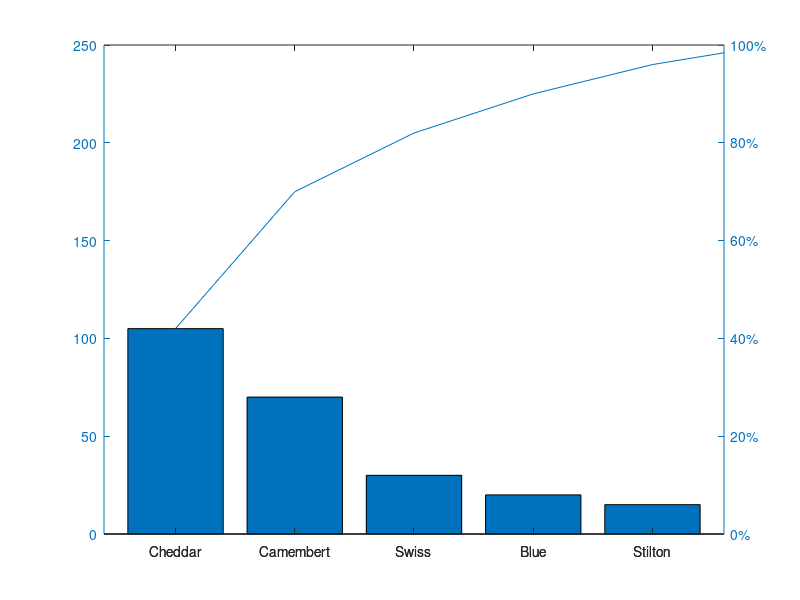
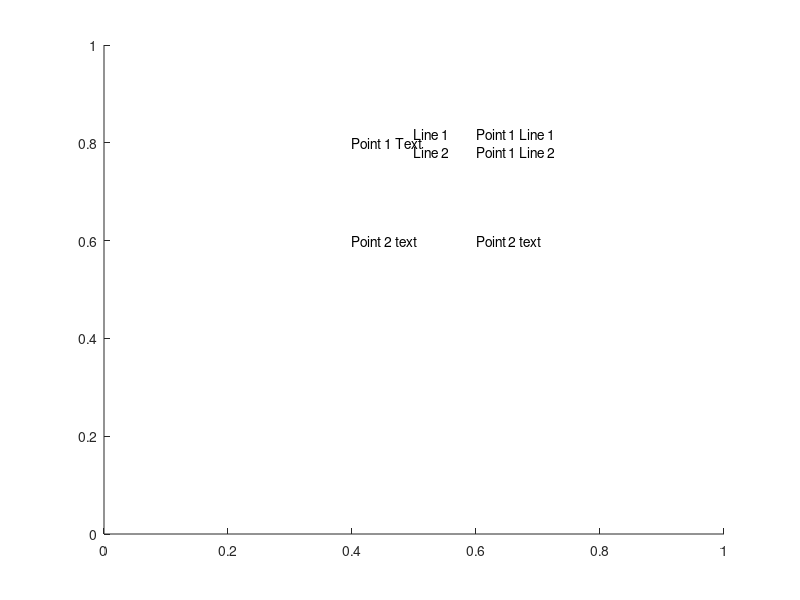

MATLAB code for these plots, in order: (Note: this script raises an error after producing the figures.)
%Cell Array Operations
clear all; close all; clc;
ca1=char({"red", "green", "", "blue"})
ca2=char([97, 98, 99], "", {"98", "99", 100}, "str1", ["ha", "lf"])
ca3=strcat({"abc","ghi"},{"def","jkl"})
ca4=strncmp("abce", {"abcd", "bca", "abc"}, 3)
ca5=strfind({"abababa", "bebebe", "ab"}, "aba")
ca6=strjoin({'Octave','Scilab','Lush','Yorick'}, '*')
ca7=strsplit("a b c")
ca8=strsplit("a,b,c", ",")
ca9=strsplit("a foo b,bar c", {" ", ",", "foo", "bar"})
ca10=strsplit ("a,,b, c", {",", " "}, "collapsedelimiters", false)
ca11=ostrsplit ("a,b,c", ",")
ca12=ostrsplit (["a,b" ; "cde"], ",")
s = { "ab"; "cd " };
strcat(s, s, s)
%Structure Arrays
x(1).a = "string1";
x(2).a = "string2";
x(1).b = 1;
x(2).b = 2;
ca13=x
ca14=x(1)
ca15=x.a
[x.a] = deal ("new string1", "new string2");
x(1).a
x(2).a
x(3:4) = x(1:2);
[x([1,3]).a] = deal("other string1", "other string2");
x.a
size(x)
in = struct("call1", {x, Inf, "last"},"call2", {x, Inf, "first"})
in(1) = [];
in.call1
%%%%%%%%%%%%%%%%%%%%%%%%
%a = "field2";
%x.a = 1;
%x.(a) = 2;
%x
%a = "long field with spaces (and funny char$)";
%x.a = 1;
%x.(a) = 2;
%x
%%%%%%%%%%%%%%%%%%%%%%%%
printf ("%s", program_name ());
arg_list = argv();
for i = 1:nargin
  printf(" %s", arg_list{i});
endfor
printf("\n");
%%%%%%%%%%%%%%%%%%%%%%%%

names = ["Bill"; "Mary"; "John"];
ages  = [37; 26; 31];
for i = 1:rows(names)
  database.(names(i,:)) = ages(i);
endfor
database
%%%%%%%%%%%%%%%%%%%%%%%%%
struct("field1", 1, "field2", 2)
s = struct("field1", {1, "one"}, "field2", {2, "two"},"field3", 3);
s.field1
s.field2
s.field3
struct ("field1", {{1, "one"}}, "field2", 2)
%%%%%%%%%%%%%%%%%%%%%%%%%%
s = struct("d", 4, "b", 2, "a", 1, "c", 3);
t1 = orderfields(s)
t = struct ("d", {}, "c", {}, "b", {}, "a", {});
t2 = orderfields (s, t)
t3 = orderfields (s, [3, 2, 4, 1])
[t4, p] = orderfields (s, {"d", "c", "b", "a"})
%%%%%%%%%%%%%%%%%%%%%%%%%%
s = struct("name", {"Peter", "Hannah", "Robert"},"age", {23, 16, 3});
c = struct2cell(s)
c(1,1,:)(:)
c(2,1,:)(:)
%%%%%%%%%%%%%%%%%%%%%%%%%%
%s.Name = "Peter";
%s.Height = 185;
%s.Age = 42;
#c = namedargs2cell(s)
%%%%%%%%%%%%%%%%%%%%%%%%%%
c = {"a string", rand(2, 2)};
c{1}
c{1:2}
c{3} = 3
%%%%%%%%%%%%%%%%%%%%%%%%%%
c = {1, 2, {31, 32}};
celldisp(c, "b")
iscell(c)
iscell(3)
%%%%%%%%%%%%%%%%%%%%%%%%%%
c = cell(2,2)
c1 = cell(3, 4, 5);
c2 = cell([3, 4, 5]);
size(c1)
%%%%%%%%%%%%%%%%%%%%%%%%%%
x = [1,2;3,4]
## each element of A becomes a 1x1 element of C
num2cell(x)
## all rows (dim 1) of A appear in each element of C
num2cell(x,1)
## all columns (dim 2) of A appear in each element of C
num2cell(x,2)
## all rows and cols appear in each element of C## (hence, only 1 output)
num2cell(x,[1, 2])
%%%%%%%%%%%%%%%%%%%%%%%%%%
x = reshape(1:12, [3, 4])'
## The 4 rows (dim1) are divided in to two cell elements
## with 2 rows each.
## The 3 cols (dim2) are divided in to three cell elements
## with 1 col each.
mat2cell(x, [2,2], [1,1,1])
## The 4 rows (dim1) are divided in to two cell elements
## with a 3/1 split.
## All columns appear in each output element.
mat2cell (x, [3,1])
%%%%%%%%%%%%%%%%%%%%%%%%%%%
c = {"1", "2", "3"; "x", "y", "z"; "4", "5", "6"};
c{2,3}
c(2,3)
c(:, [1, 3]) = {0}
c = {1, 2, 3; 4, 5, 6};
c([1, 2], :) = c([2, 1], :)
[c{[1,2], :}] = deal(c{[2, 1], :})
x = {"1", "2"; "3", "4"};
x(1, :) = []
x = {"1", "2"; "3", "4"};
x(1, :) = {[]}
%%%%%%%%%%%%%%%%%%%%%%%%%%%
a = ["hello"; "world"];
c = cellstr(a)
c = {"hello", "world"};
strcmp ("hello", c)
%%%%%%%%%%%%%%%%%%%%%%%%%%%
A = cell2struct({"Peter", "Hannah", "Robert";185, 170, 168},{"Name","Height"}, 1);
A(1)
a = {1, [2, 3], 4, 5, 6};
b = [a{1:4}]
a = {1, rand(2, 2), "three"};
b = { a{ [1, 3] } }
%%%%%%%%%%%%%%%%%%%%%%%%%%%
c = {"GNU", "Octave", "is", "Free", "Software"};
printf("%s ", c{1}, c{2}, c{3}, c{4}, c{5});
printf("%s ", c{:});
%%%%%%%%%%%%%%%%%%%%%%%%%%%
in={};
in{1} = [10, 20, 30];
in{2} = inf;
in{3} = "last";
in{4} = "first";
out = cell (4, 1);
[out{1:3}] = in{1 : 3};
[out{4:6}] = in{[1, 2, 4]}
%%%%%%%%%%%%%%%%%%%%%%%%%%%
x = ceil(randn (10, 1));
in = struct("call1", {x, 3, "last"},"call2", {x, inf, "first"});
out = struct("call1", cell (2, 1), "call2", cell (2, 1));
[out.call1] = find(in.call1);
[out.call2] = find(in.call2);
%%%%%%%%%%%%%%%%%%%%%%%%%%%
for i = {1,"two";"three",4}
 i
endfor
%%%%%%%%%%%%%%%%%%%%%%%%%%%%
function varargout = one_to_n()
for i = 1:nargout
  varargout{i} = i;
  endfor
endfunction
%%%%%%%%%%%%%%%%%%%%%%%%%%%%
function print_arguments(varargin)
  for i = 1:length(varargin)
   printf ("Input argument %d: ", i);
  disp(varargin{i});
endfor
endfunction
%%%%%%%%%%%%%%%%%%%%%%%%%%%%
%xlabel ('{\bf H} = a {\bf V}')
%%%%%%%%%%%%%%%%%%%%%%%%%%%%%
##y = resize(x, dv)
##%is equivalent to the following code:
##y = zeros(dv, class (x));
##sz = min(dv, size (x));
##for i = 1:length(sz)
##  idx{i} = 1:sz(i);
##endfor
##y(idx{:}) = x(idx{:});
%%%%%%%%%%%%%%%%%%%%%%%%%%
cellfun("atan2", {1, 0}, {0, 1})
%%%%%%%%%%%%%%%%%%%%%%%%%%
function [a, b] = twoouts(x)
  a = x;b = x*x;
endfunction
[aa, bb] = cellfun(@twoouts,{1, 2, 3})
%%%%%%%%%%%%%%%%%%%%%%%%%%
cellfun("tolower", {"Foo", "Bar", "FooBar"},"UniformOutput", false)
%%%%%%%%%%%%%%%%%%%%%%%%%%
a = zeros (1000); # create a 1000x1000 matrix
b = a(:,10:100);  # lazy slice
a = []; # the original "a" array is still allocated
c{1} = b; # b is reallocated at this point
%%%%%%%%%%%%%%%%%%%%%%%%%%
Cheese = {"Cheddar", "Swiss", "Camembert", ...
"Munster", "Stilton", "Blue"};
Sold = [105, 30, 70, 10, 15, 20];
pareto(Sold, Cheese);
%%%%%%%%%%%%%%%%%%%%%%%%%%
figure
text (0.5, 0.8, {"Line 1", "Line 2"})
text ([0.4, 0.4], [0.8, 0.6], {"Point 1 Text", "Point 2 text"})
text ([0.6, 0.6], [0.8, 0.6], {{"Point 1 Line 1", "Point 1 Line 2"},"Point 2 text"})
gtext({"I clicked here"; "and there"})
gtext({"I clicked", "here"; "and", "there"})
%%%%%%%%%%%%%%%%%%%%%%%%%%
my_options = {"An item", "another", "yet another"};
[sel, ok] = listdlg("ListString", my_options,"SelectionMode", "Multiple");
if(ok == 1)
disp("You selected:");
for i = 1:numel(sel)
  disp(sprintf ("\t%s", my_options{sel(i)}));
endfor
else
disp("You cancelled.");
endif
%%%%%%%%%%%%%%%%%%%%%%%%%%%
prompt = {"Width", "Height", "Depth"};
defaults = {"1.10", "2.20", "3.30"};
rowscols = [1,10; 2,20; 3,30];
dims = inputdlg (prompt, "Enter Box Dimensions", ...
rowscols, defaults);
%%%%%%%%%%%%%%%%%%%%%%%%%%%
gmtime(time ())
[info, err, msg] = stat("/vmlinuz")
uname()
%%%%%%%%%%%%%%%%%%%%%%%%%%%
arrayfun (@(x,y) x:y, "abc", "def", "UniformOutput", false)
[A, B, C] = arrayfun (@find, [10; 0], "UniformOutput", false)
%%%%%%%%%%%%%%%%%%%%%%%%%%%%
[b1, b2, b3] = celldemo({1, [1, 2], "test"})
